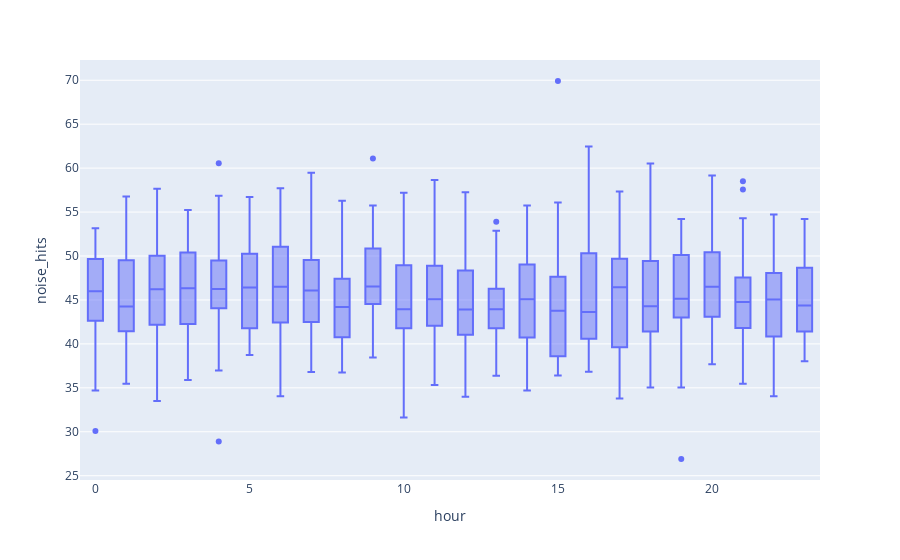

Source (notebook cell):
### Code cell
fig = px.box(df_sub, x="hour", y="noise_hits")
fig.show()

### Figure 1 — Plotly figure (JSON) as saved in the notebook; plotly's stock layout.template omitted (floating-point values rounded to 4 significant figures; data arrays with more than 128 entries replaced by an {"elided": "..."} marker saying what was removed)
{"data": [{"alignmentgroup": "True", "hovertemplate": "hour=%{x}<br>noise_hits=%{y}<extra></extra>", "legendgroup": "", "marker": {"color": "#636efa"}, "name": "", "notched": false, "offsetgroup": "", "orientation": "v", "showlegend": false, "type": "box", "x": {"elided": "946 int values"}, "x0": " ", "xaxis": "x", "y": {"elided": "946 float values"}, "y0": " ", "yaxis": "y"}], "layout": {"boxmode": "group", "legend": {"tracegroupgap": 0}, "margin": {"t": 60}, "xaxis": {"anchor": "y", "domain": [0, 1], "title": {"text": "hour"}}, "yaxis": {"anchor": "x", "domain": [0, 1], "title": {"text": "noise_hits"}}}}
